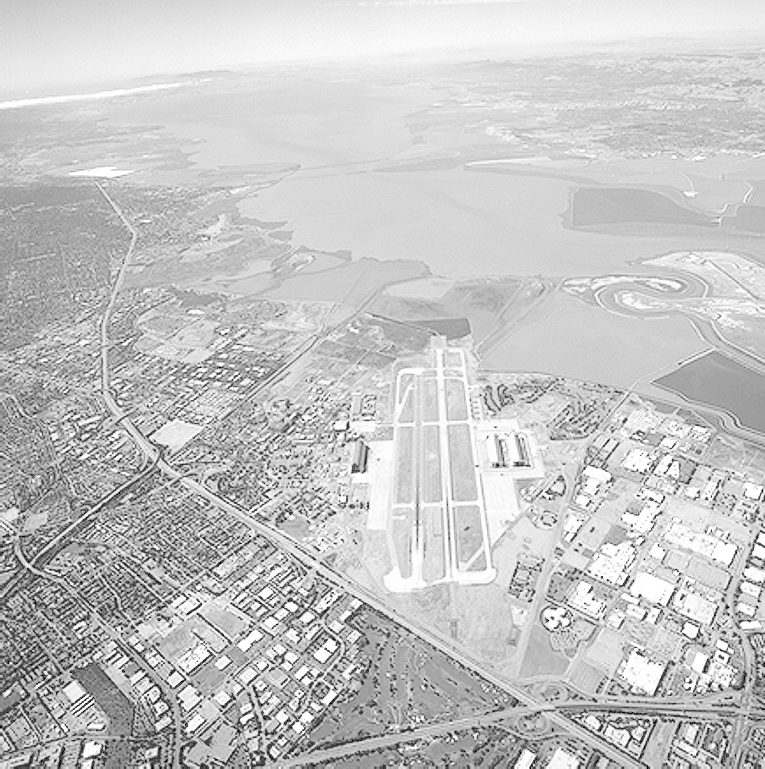
#> input picture data/original/runway.png, 765 x 769 px
$ jupyter execute q3.ipynb
#> lines starting #> are read from the running program, lines starting #| are printed output that depends on the picture
#> further down, img is the input picture: shape (769, 765); min 0, max 255, mean 197.1
Write your own function to equalize the histogram of an image. Apply this function to the runway image.

* Histogram equalization redistributes pixel intensities so that:
  - The output histogram becomes approximately uniform
  - Image contrast is enhanced, especially in low-contrast regions

* Mathematical steps:
  - Compute histogram
  - Compute PDF
  - Compute CDF
  - Use CDF as a mapping function

[cell 1]
import cv2
import numpy as np
import matplotlib.pyplot as plt
import os

def histogram_equalization(img):
    """
    Custom histogram equalization for grayscale images
    """
    # Flatten image
    flat = img.flatten()

    # Step 1: Histogram
    hist = np.zeros(256)
    for pixel in flat:
        hist[pixel] += 1
#> this loop made 588285 passes
#> pixel on passes 1 to 3: 199, 199, 199
#> after the loop, hist = 256 values, max 15137 at index 213, min 0 at index 1, mean 2298

    # Step 2: Normalize histogram (PDF)
    pdf = hist / flat.size
#> pdf = 256 values, max 0.0257 at index 213, min 0 at index 1, mean 0.00391

    # Step 3: Cumulative Distribution Function (CDF)
    cdf = np.cumsum(pdf)
#> cdf = 256 values from 0.00149 to 1

    # Step 4: Create transformation function
    transform = np.round(cdf * 255).astype(np.uint8)
#> transform = 256 values from 0 to 255

    # Step 5: Map original pixels
    equalized = transform[img]
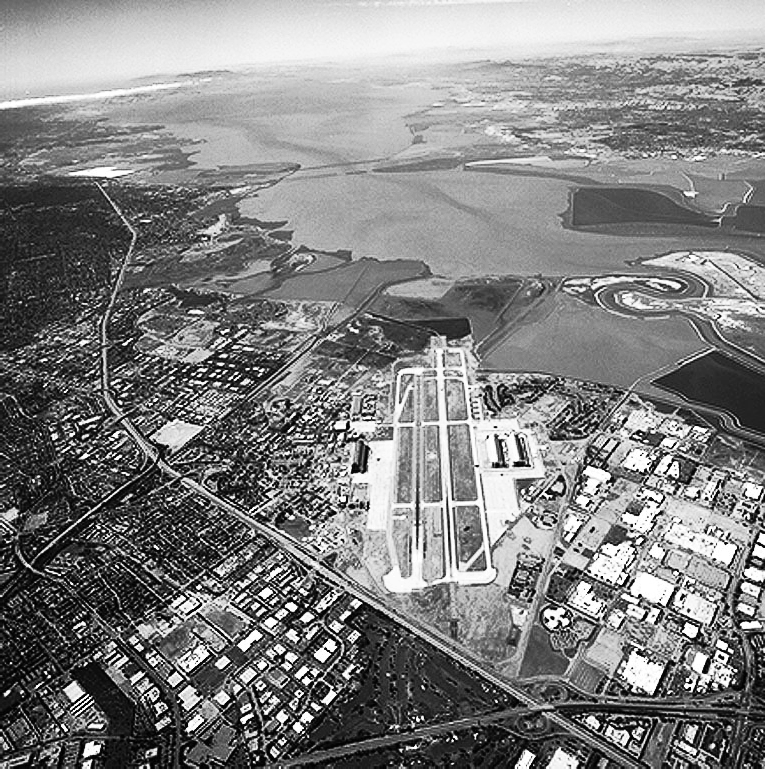
#> equalized: shape (769, 765); min 0, max 255, mean 128.8

    return equalized, hist, transform

# ---- LOAD IMAGE ----
image_path = "../data/original/runway.png"

if not os.path.exists(image_path):
    raise FileNotFoundError("Runway image not found")

img = cv2.imread(image_path, cv2.IMREAD_GRAYSCALE)

# ---- APPLY HISTOGRAM EQUALIZATION ----
eq_img, hist_original, transform = histogram_equalization(img)
#> hist_original has the same summary as hist in histogram_equalization; transform = 256 values from 0 to 255

# ---- SAVE OUTPUT ----
os.makedirs("../data/processed/q3", exist_ok=True)
cv2.imwrite("../data/processed/q3/runway_equalized.png", eq_img)

plt.figure(figsize=(10,4))

plt.subplot(1,2,1)
plt.imshow(img, cmap='gray')
plt.title("Original Runway Image")
plt.axis("off")

plt.subplot(1,2,2)
plt.imshow(eq_img, cmap='gray')
plt.title("Histogram Equalized Image")
plt.axis("off")

plt.show()
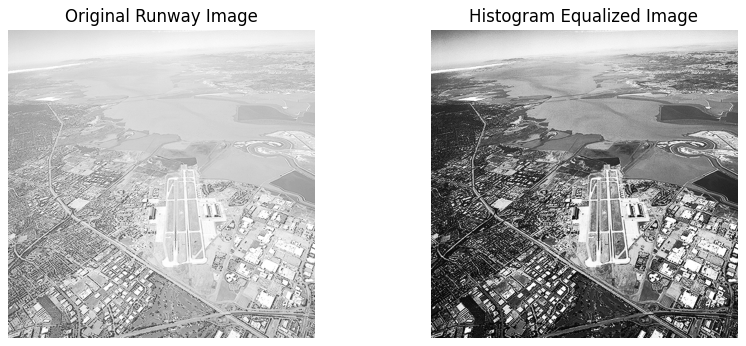
#> figure drawn by matplotlib, 2 panels

plt.figure(figsize=(10,4))

plt.subplot(1,2,1)
plt.hist(img.flatten(), bins=256, range=[0,256])
plt.title("Histogram of Original Image")
plt.xlabel("Intensity")
plt.ylabel("Frequency")

plt.subplot(1,2,2)
plt.hist(eq_img.flatten(), bins=256, range=[0,256])
plt.title("Histogram of Equalized Image")
plt.xlabel("Intensity")
plt.ylabel("Frequency")

plt.show()
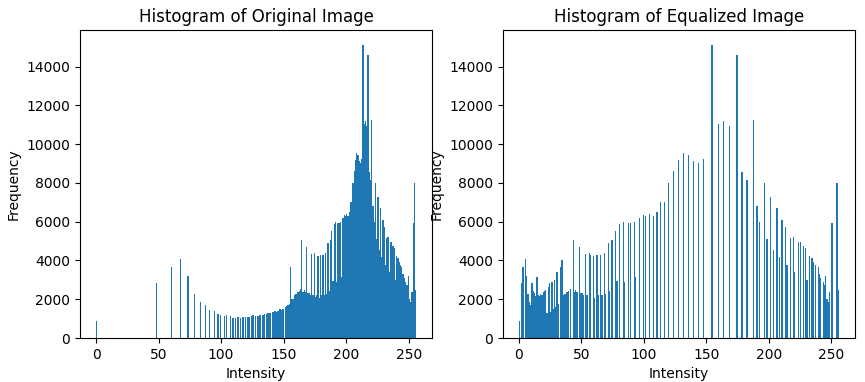
#> figure drawn by matplotlib, 2 panels; panel 1: tallest bar 15137 high, from x = 213 to 214; panel 2: tallest bar 15137 high, from x = 154 to 155
